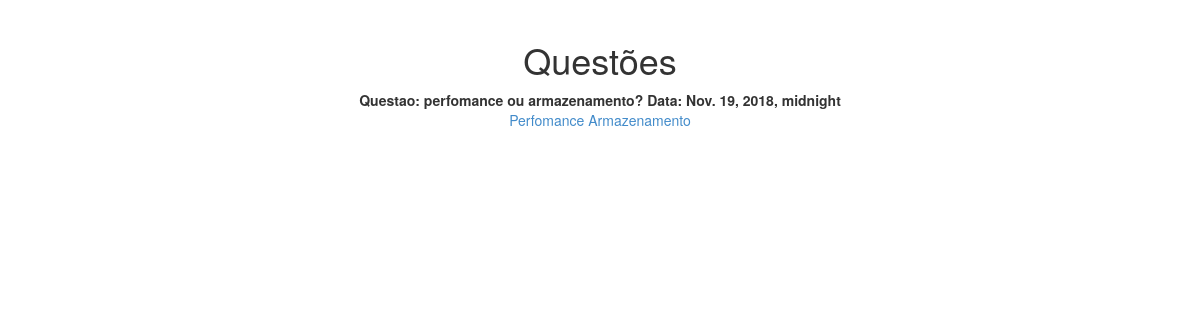
Screenshot of /question/1 with the database file from the repository.
### pools/models.py (models this page shows, shortened)
class Question1(models.Model):
	question_text = models.CharField(max_length=255, null=False)
	closed = models.BooleanField(default=False)
	pub_date = models.DateTimeField()

class Choice(models.Model):
	question = models.ForeignKey(Question1, on_delete=models.CASCADE, related_name = "escolhas")
	choice_text = models.CharField(max_length=255, null=False)
	votes = models.IntegerField()
	def __str__(self):
		return self.choice_text

### pools/views.py (the view)
# urls.py: path('question/<int:question_id>',views.exibir, name = 'exibir')
def exibir(request, question_id):
	question = Question1.objects.get(id=question_id)
	return render(request, 'question.html', {"question":question})

### pools/templates/question.html (shortened to what this page needs)
{% load staticfiles %}
<!DOCTYPE html>
<html>
<head>
	<link href="{% static 'styles/bootstrap.css' %}" rel="stylesheet"/>
	<link href="{% static 'styles/main.css' %}" rel="stylesheet"/>
</head>
	<body>
		<center>
			<h1>Questões</h1>
				<STRONG>Questao: {{ question.question_text }}</STRONG>
				<STRONG>Data: {{ question.pub_date }}</STRONG>
			<br>
			{% for escolha in question.escolhas.all %}
				<a href="#"> {{ escolha }} </a>
			{% endfor %}
		</center>
	</body>
</html>

### pools/static/styles/main.css (style rules this page uses)
body { padding-top: 20px; padding-bottom: 20px; }

### rows the page displays
Question1: question_text "perfomance ou armazenamento?", pub_date "Nov. 19, 2018, midnight"
Choice: choice_text "Perfomance"
Choice: choice_text "Armazenamento"
